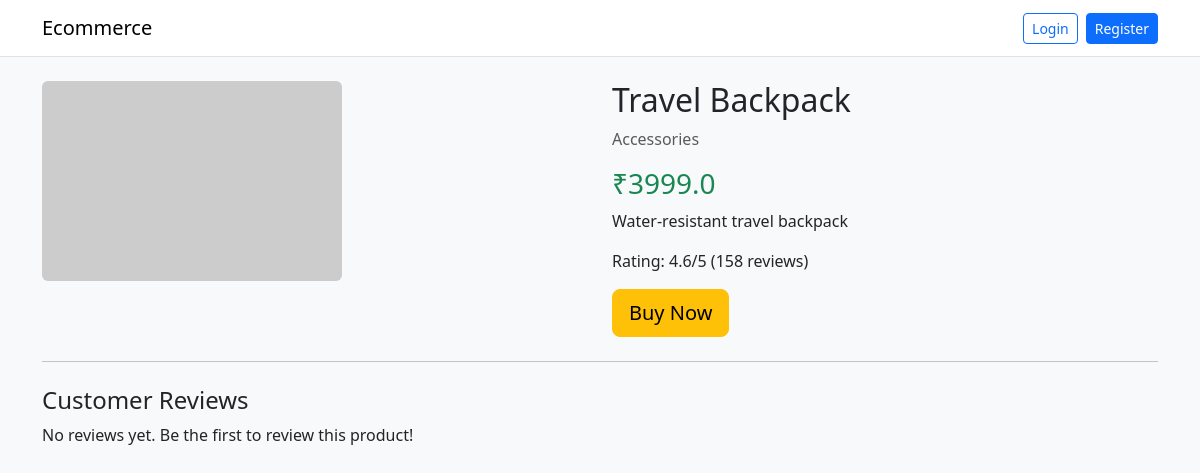
/product/44, run on the app's committed database.
### tables this page shows
CREATE TABLE products (
            product_id INTEGER PRIMARY KEY AUTOINCREMENT,
            product_name TEXT,
            category TEXT,
            price REAL
        , image_url TEXT, description TEXT, rating REAL, review_count INTEGER);

### app.py (the view, shortened to what this page needs)
@app.route('/product/<int:product_id>')
def product_detail(product_id):
    user = get_logged_in_user()
    db = get_db()
    cursor = db.cursor()
    cursor.execute('SELECT product_id, product_name, category, price, image_url, description, rating, review_count FROM products WHERE product_id = ?', (product_id,))
    product = cursor.fetchone()
    cursor.execute('SELECT review_text, rating, authenticity, image_consistency, image_url FROM reviews WHERE order_id IN (SELECT order_id FROM orders WHERE product_id = ?)', (product_id,))
    reviews = cursor.fetchall()
    cursor.close()
    db.close()
    if product:
        product_data = {
            'product_id': product[0],
            'product_name': product[1],
            'category': product[2],
            'price': product[3],
            'image_url': product[4] or 'https://via.placeholder.com/300x200?text=Product',
            'description': product[5] or 'No description available.',
            'rating': product[6] or 0,
            'review_count': product[7] or 0
        }
        reviews_data = []
        return render_template('product_detail.html', product=product_data, reviews=reviews_data, user=user)
    return 'Product not found'

### app.py (called while the page is built, shortened)
def get_logged_in_user():
    if 'user_id' not in session:
        return None

### db.py (called while the page is built)
def get_db():
    return sqlite3.connect('ecommerce.db')

### templates/product_detail.html (shortened to what this page needs)
<!DOCTYPE html>
<html>
<head>
    <link href="https://cdn.jsdelivr.net/npm/bootstrap@5.3.0/dist/css/bootstrap.min.css" rel="stylesheet">
</head>
<body class="bg-light">
<nav class="navbar navbar-expand-lg navbar-light bg-white border-bottom">
    <div class="container">
        <a class="navbar-brand" href="/">Ecommerce</a>
        <div class="d-flex align-items-center">
            {% if user %}
                <span class="me-3">Welcome, {{ user.name }}</span>
                <a class="btn btn-outline-secondary btn-sm" href="/logout">Logout</a>
            {% else %}
                <a class="btn btn-outline-primary btn-sm me-2" href="/login">Login</a>
                <a class="btn btn-primary btn-sm" href="/register">Register</a>
            {% endif %}
        </div>
    </div>
</nav>
<div class="container mt-4">
    <div class="row">
        <div class="col-md-6">
            <img src="{{ product.image_url }}" class="img-fluid rounded" alt="{{ product.product_name }}">
        </div>
        <div class="col-md-6">
            <h2>{{ product.product_name }}</h2>
            <p class="text-muted">{{ product.category }}</p>
            <h3 class="text-success">₹{{ product.price }}</h3>
            <p>{{ product.description }}</p>
            <p>Rating: {{ '%.1f' | format(product.rating) }}/5 ({{ product.review_count }} reviews)</p>
            <form action="/buy/{{ product.product_id }}" method="POST">
                <button class="btn btn-warning btn-lg">Buy Now</button>
            </form>
        </div>
    </div>
    <hr class="my-4">
    <h4>Customer Reviews</h4>
    {% for r in reviews %}
    <div class="card mb-3">
        <div class="card-body">
            <p>{{ r.review_text }}</p>
            <p>Rating: {{ r.rating }} ⭐</p>
            <p>Authenticity: <span class="text-{{ 'success' if r.authenticity == 'Genuine' else 'danger' }}">{{ r.authenticity }}</span></p>
            <p>Image consistency: {{ r.image_consistency }}</p>
            {% if r.image_url %}
            <img src="{{ r.image_url }}" class="img-fluid" style="max-height: 200px; object-fit: cover;" alt="Review Image">
            {% endif %}
        </div>
    </div>
    {% else %}
    <p>No reviews yet. Be the first to review this product!</p>
    {% endfor %}
</div>
</body>
</html>

### data on the page
products: product_name "Travel Backpack", category "Accessories", price "3999.0", description "Water-resistant travel backpack", rating "4.6", review_count "158"
